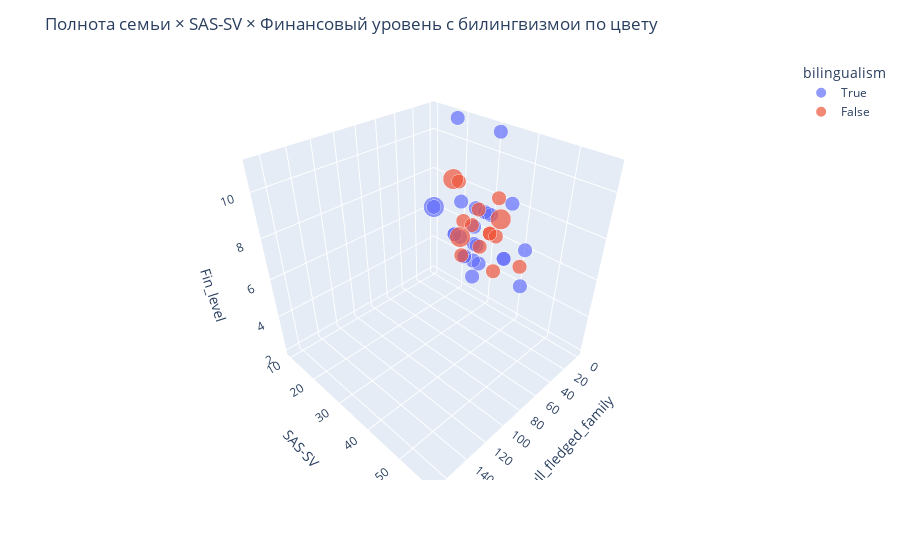

Source (notebook cell):
### Markdown cell above
### Согласно литературным данным, взаимоотношения в семье влияют на зависимость от смартфона: чем хуже отношения с родителями, тем сильнее зависимость от смартфона. также билингвы обычно обладают более развитым исполнительным контролем — то есть способностью управлять вниманием, подавлять отвлекающие стимулы и переключаться между задачами. 

Поэтому: 
1) они могут лучше регулировать импульсивное поведение (например, желание проверить уведомления). 
2) У них выше устойчивость внимания и самоконтроль, что снижает риск формирования зависимости от смартфона.

### Code cell
import plotly.express as px

fig = px.scatter_3d(
    df,
    x='a_full_fledged_family',
    y='SAS-SV', 
    z='Fin_level',
    color='bilingualism',  
    size='SNP1_174868700',      
    hover_data=df.columns
)
fig.update_layout(title="Полнота семьи × SAS-SV × Финансовый уровень с билингвизмои по цвету")
fig.show()

### Figure 1 — Plotly figure (JSON) as saved in the notebook; plotly's stock layout.template omitted (floating-point values rounded to 4 significant figures; data arrays with more than 128 entries replaced by an {"elided": "..."} marker saying what was removed)
{"data": [{"customdata": {"elided": "235x48 mixed values"}, "hovertemplate": "bilingualism=%{customdata[9]}<br>a_full_fledged_family=%{x}<br>SAS-SV=%{y}<br>Fin_level=%{z}<br>SNP1_174868700=%{customdata[32]}<br>id=%{customdata[0]}<br>birthday=%{customdata[1]}<br>Dem_St_Age=%{customdata[2]}<br>Dem_St_Sex=%{customdata[3]}<br>Dem_St_SityStatus=%{customdata[4]}<br>Family_amount=%{customdata[5]}<br>Dem_St_EducationProfile=%{customdata[6]}<br>Dem_St_EducationDirect=%{customdata[7]}<br>nationality=%{customdata[8]}<br>bilingualism_level=%{customdata[10]}<br>income_level=%{customdata[11]}<br>breastfeeding=%{customdata[12]}<br>childhood_abuse=%{customdata[13]}<br>chronic_disease=%{customdata[14]}<br>smoking=%{customdata[15]}<br>smoking_level=%{customdata[16]}<br>sports_frequency=%{customdata[17]}<br>sports_name=%{customdata[18]}<br>antibiotic=%{customdata[19]}<br>hormonal_therapy=%{customdata[20]}<br>family_psychiatric_disease=%{customdata[21]}<br>covid19=%{customdata[22]}<br>covid19_how_many_times=%{customdata[23]}<br>covid19_symptoms=%{customdata[24]}<br>covid19_symptoms_other=%{customdata[25]}<br>covid19_degree=%{customdata[26]}<br>changes_in_precognitive_disorders=%{customdata[27]}<br>covid19_other_problems_other=%{customdata[28]}<br>GWAS=%{customdata[29]}<br>Genotek=%{customdata[30]}<br>V2=%{customdata[31]}<br>SNP2_78171124=%{customdata[33]}<br>SNP3_78172260=%{customdata[34]}<br>SNP4_18047255=%{customdata[35]}<br>SNP5_18047816=%{customdata[36]}<br>SNP6_113346955=%{customdata[37]}<br>SNP7_113803028=%{customdata[38]}<br>SNP8_72331923=%{customdata[39]}<br>SNP9_72372862=%{customdata[40]}<br>SNP10_47409034=%{customdata[41]}<br>SNP11_28551665=%{customdata[42]}<br>SNP12_19951271=%{customdata[43]}<br>SNP13_27677041=%{customdata[44]}<br>SNP14_27679916=%{customdata[45]}<br>SNP15_63261329=%{customdata[46]}<br>SNP16_47471478=%{customdata[47]}<extra></extra>", "legendgroup": "True", "marker": {"color": "#636efa", "size": {"elided": "235 int values"}, "sizemode": "area", "sizeref": 0.005, "symbol": "circle"}, "mode": "markers", "name": "True", "scene": "scene", "showlegend": true, "type": "scatter3d", "x": {"elided": "235 float values"}, "y": {"elided": "235 int values"}, "z": {"elided": "235 float values"}}, {"customdata": {"elided": "131x48 mixed values"}, "hovertemplate": "bilingualism=%{customdata[9]}<br>a_full_fledged_family=%{x}<br>SAS-SV=%{y}<br>Fin_level=%{z}<br>SNP1_174868700=%{customdata[32]}<br>id=%{customdata[0]}<br>birthday=%{customdata[1]}<br>Dem_St_Age=%{customdata[2]}<br>Dem_St_Sex=%{customdata[3]}<br>Dem_St_SityStatus=%{customdata[4]}<br>Family_amount=%{customdata[5]}<br>Dem_St_EducationProfile=%{customdata[6]}<br>Dem_St_EducationDirect=%{customdata[7]}<br>nationality=%{customdata[8]}<br>bilingualism_level=%{customdata[10]}<br>income_level=%{customdata[11]}<br>breastfeeding=%{customdata[12]}<br>childhood_abuse=%{customdata[13]}<br>chronic_disease=%{customdata[14]}<br>smoking=%{customdata[15]}<br>smoking_level=%{customdata[16]}<br>sports_frequency=%{customdata[17]}<br>sports_name=%{customdata[18]}<br>antibiotic=%{customdata[19]}<br>hormonal_therapy=%{customdata[20]}<br>family_psychiatric_disease=%{customdata[21]}<br>covid19=%{customdata[22]}<br>covid19_how_many_times=%{customdata[23]}<br>covid19_symptoms=%{customdata[24]}<br>covid19_symptoms_other=%{customdata[25]}<br>covid19_degree=%{customdata[26]}<br>changes_in_precognitive_disorders=%{customdata[27]}<br>covid19_other_problems_other=%{customdata[28]}<br>GWAS=%{customdata[29]}<br>Genotek=%{customdata[30]}<br>V2=%{customdata[31]}<br>SNP2_78171124=%{customdata[33]}<br>SNP3_78172260=%{customdata[34]}<br>SNP4_18047255=%{customdata[35]}<br>SNP5_18047816=%{customdata[36]}<br>SNP6_113346955=%{customdata[37]}<br>SNP7_113803028=%{customdata[38]}<br>SNP8_72331923=%{customdata[39]}<br>SNP9_72372862=%{customdata[40]}<br>SNP10_47409034=%{customdata[41]}<br>SNP11_28551665=%{customdata[42]}<br>SNP12_19951271=%{customdata[43]}<br>SNP13_27677041=%{customdata[44]}<br>SNP14_27679916=%{customdata[45]}<br>SNP15_63261329=%{customdata[46]}<br>SNP16_47471478=%{customdata[47]}<extra></extra>", "legendgroup": "False", "marker": {"color": "#EF553B", "size": {"elided": "131 int values"}, "sizemode": "area", "sizeref": 0.005, "symbol": "circle"}, "mode": "markers", "name": "False", "scene": "scene", "showlegend": true, "type": "scatter3d", "x": {"elided": "131 float values"}, "y": {"elided": "131 int values"}, "z": {"elided": "131 float values"}}], "layout": {"legend": {"itemsizing": "constant", "title": {"text": "bilingualism"}, "tracegroupgap": 0}, "margin": {"t": 60}, "scene": {"domain": {"x": [0, 1], "y": [0, 1]}, "xaxis": {"title": {"text": "a_full_fledged_family"}}, "yaxis": {"title": {"text": "SAS-SV"}}, "zaxis": {"title": {"text": "Fin_level"}}}, "title": {"text": "Полнота семьи × SAS-SV × Финансовый уровень с билингвизмои по цвету"}}}
